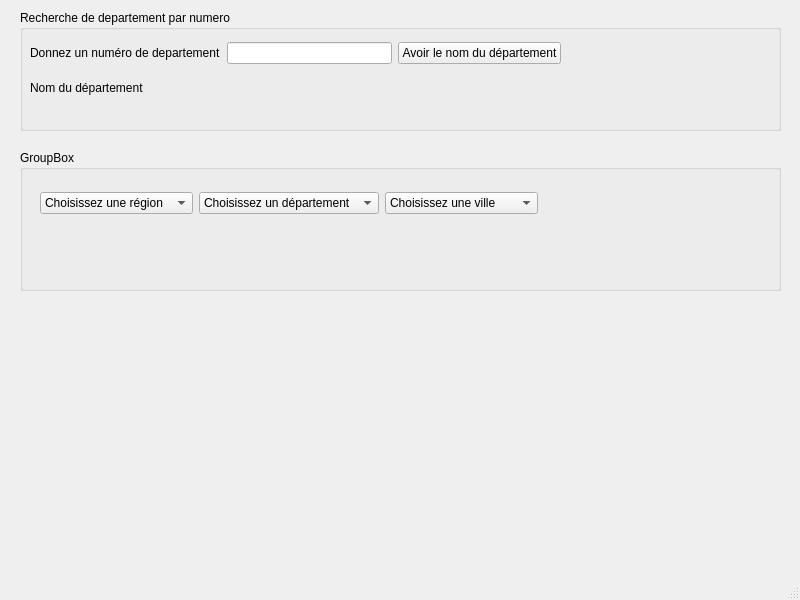
<?xml version="1.0" encoding="UTF-8"?>
<ui version="4.0">
 <class>MainWindow</class>
 <widget class="QMainWindow" name="MainWindow">
  <property name="geometry">
   <rect>
    <x>0</x>
    <y>0</y>
    <width>800</width>
    <height>600</height>
   </rect>
  </property>
  <property name="windowTitle">
   <string>MainWindow</string>
  </property>
  <widget class="QWidget" name="centralwidget">
   <widget class="QGroupBox" name="groupBox">
    <property name="geometry">
     <rect>
      <x>20</x>
      <y>10</y>
      <width>761</width>
      <height>121</height>
     </rect>
    </property>
    <property name="title">
     <string>Recherche de departement par numero </string>
    </property>
    <widget class="QLabel" name="labelNomDep">
     <property name="geometry">
      <rect>
       <x>10</x>
       <y>70</y>
       <width>161</width>
       <height>16</height>
      </rect>
     </property>
     <property name="text">
      <string>Nom du département</string>
     </property>
    </widget>
    <widget class="QWidget" name="">
     <property name="geometry">
      <rect>
       <x>10</x>
       <y>30</y>
       <width>531</width>
       <height>26</height>
      </rect>
     </property>
     <layout class="QHBoxLayout" name="horizontalLayout">
      <item>
       <widget class="QLabel" name="labelNumDep">
        <property name="text">
         <string>Donnez un numéro de departement</string>
        </property>
       </widget>
      </item>
      <item>
       <widget class="QLineEdit" name="lineEditNumDep"/>
      </item>
      <item>
       <widget class="QPushButton" name="pushButtonNomDep">
        <property name="text">
         <string>Avoir le nom du département</string>
        </property>
       </widget>
      </item>
     </layout>
    </widget>
   </widget>
   <widget class="QGroupBox" name="groupBox_2">
    <property name="geometry">
     <rect>
      <x>20</x>
      <y>150</y>
      <width>761</width>
      <height>141</height>
     </rect>
    </property>
    <property name="title">
     <string>GroupBox</string>
    </property>
    <widget class="QWidget" name="">
     <property name="geometry">
      <rect>
       <x>20</x>
       <y>40</y>
       <width>498</width>
       <height>26</height>
      </rect>
     </property>
     <layout class="QHBoxLayout" name="horizontalLayout_2">
      <item>
       <widget class="QComboBox" name="comboBoxRegions">
        <property name="currentText">
         <string>Choisissez une région</string>
        </property>
        <item>
         <property name="text">
          <string>Choisissez une région</string>
         </property>
        </item>
       </widget>
      </item>
      <item>
       <widget class="QComboBox" name="comboBoxDepartements">
        <item>
         <property name="text">
          <string>Choisissez un département</string>
         </property>
        </item>
       </widget>
      </item>
      <item>
       <widget class="QComboBox" name="comboBoxVilles">
        <item>
         <property name="text">
          <string>Choisissez une ville </string>
         </property>
        </item>
       </widget>
      </item>
     </layout>
    </widget>
   </widget>
  </widget>
  <widget class="QMenuBar" name="menubar">
   <property name="geometry">
    <rect>
     <x>0</x>
     <y>0</y>
     <width>800</width>
     <height>21</height>
    </rect>
   </property>
  </widget>
  <widget class="QStatusBar" name="statusbar"/>
 </widget>
 <resources/>
 <connections/>
</ui>
